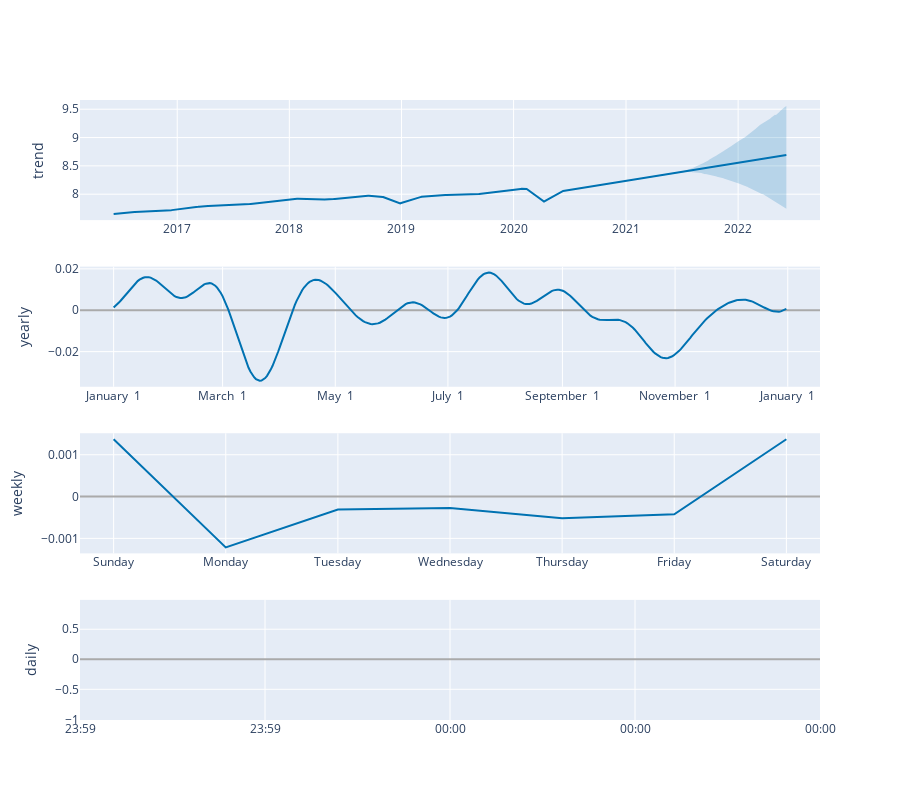

Notebook cell for this chart:
### Code cell
plot_components_plotly(model, forecast)

### Figure 1 — Plotly figure (JSON) as saved in the notebook; plotly's stock layout.template omitted (floating-point values rounded to 4 significant figures; data arrays with more than 128 entries replaced by an {"elided": "..."} marker saying what was removed)
{"data": [{"line": {"color": "#0072B2", "width": 2}, "mode": "lines", "name": "trend", "type": "scatter", "x": {"elided": "1623 str values"}, "xaxis": "x", "y": {"elided": "1623 float values"}, "yaxis": "y"}, {"line": {"color": "rgba(0, 114, 178, 0.2)", "width": 0}, "mode": "lines", "name": "trend_upper", "type": "scatter", "x": {"elided": "1623 str values"}, "xaxis": "x", "y": {"elided": "1623 float values"}, "yaxis": "y"}, {"fill": "tonexty", "fillcolor": "rgba(0, 114, 178, 0.2)", "line": {"color": "rgba(0, 114, 178, 0.2)", "width": 0}, "mode": "lines", "name": "trend_lower", "type": "scatter", "x": {"elided": "1623 str values"}, "xaxis": "x", "y": {"elided": "1623 float values"}, "yaxis": "y"}, {"line": {"color": "#0072B2", "width": 2}, "mode": "lines", "name": "yearly", "type": "scatter", "x": {"elided": "365 str values"}, "xaxis": "x2", "y": {"elided": "365 float values"}, "yaxis": "y2"}, {"line": {"color": "#0072B2", "width": 2}, "mode": "lines", "name": "weekly", "type": "scatter", "x": ["2017-01-01T00:00:00", "2017-01-02T00:00:00", "2017-01-03T00:00:00", "2017-01-04T00:00:00", "2017-01-05T00:00:00", "2017-01-06T00:00:00", "2017-01-07T00:00:00"], "xaxis": "x3", "y": [0.001371, -0.001215, -0.0003117, -0.0002708, -0.0005208, -0.000424, 0.001371], "yaxis": "y3"}, {"line": {"color": "#0072B2", "width": 2}, "mode": "lines", "name": "daily", "type": "scatter", "x": ["2017-01-01T00:00:00"], "xaxis": "x4", "y": [-0.01097], "yaxis": "y4"}], "layout": {"height": 800, "showlegend": false, "width": 900, "xaxis": {"anchor": "y", "domain": [0, 1], "range": ["2016-02-19T12:00:00", "2022-09-24T12:00:00"], "type": "date"}, "xaxis2": {"anchor": "y2", "domain": [0, 1], "range": ["2016-12-13T18:54:02.958904115", "2018-01-18T11:04:57.863013581"], "tickformat": "%B %e", "type": "date"}, "xaxis3": {"anchor": "y3", "domain": [0, 1], "range": ["2016-12-31T16:48:00", "2017-01-07T07:12:00"], "tickformat": "%A", "type": "date"}, "xaxis4": {"anchor": "y4", "domain": [0, 1], "range": ["2017-01-01T00:00:00", "2017-01-01T00:00:00"], "tickformat": "%H:%M", "type": "date"}, "yaxis": {"anchor": "x", "domain": [0.8063, 1], "rangemode": "normal", "title": {"text": "trend"}, "zerolinecolor": "#AAA"}, "yaxis2": {"anchor": "x2", "domain": [0.5375, 0.7312], "title": {"text": "yearly"}, "zerolinecolor": "#AAA"}, "yaxis3": {"anchor": "x3", "domain": [0.2687, 0.4625], "title": {"text": "weekly"}, "zerolinecolor": "#AAA"}, "yaxis4": {"anchor": "x4", "domain": [0, 0.1938], "title": {"text": "daily"}, "zerolinecolor": "#AAA"}}}
